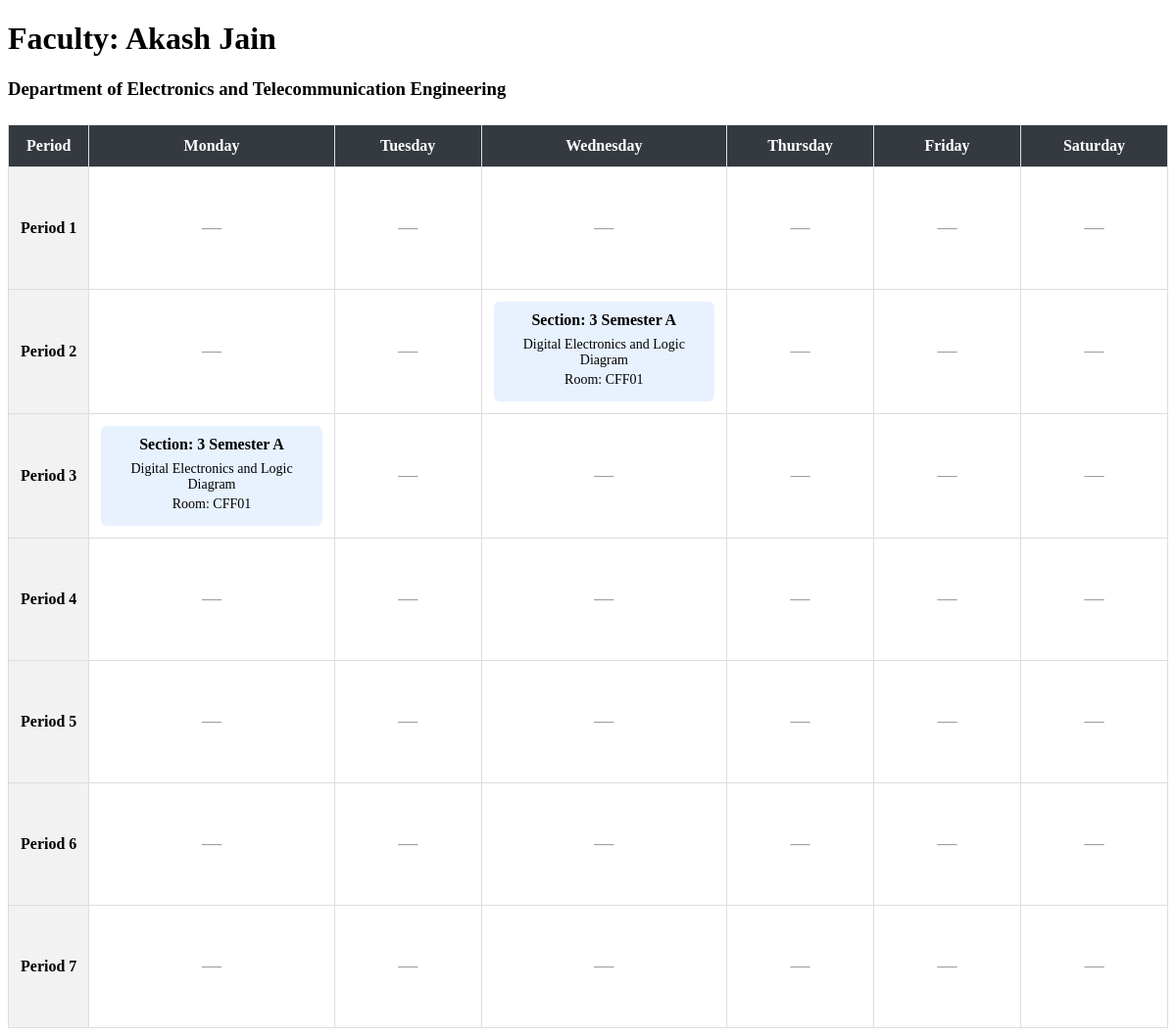
Screenshot of /scheduler/faculty/5/ with the database file from the repository.
### scheduler/models.py (models this page shows, shortened)
class Faculty(models.Model):
    first = models.CharField(max_length=64)
    last = models.CharField(max_length=64)
    department = models.ForeignKey(Department, on_delete=models.PROTECT, related_name="members")
    subjects = models.ManyToManyField(Subject, blank=True, related_name="faculty")

class Department(models.Model):
    name = models.CharField(max_length=64)
    def __str__(self):
        return f"Department of {self.name}"

class TimetableEntry(models.Model):
    DAY_CHOICES = [
        ("MON", "Monday"),
        ("TUE", "Tuesday"),
        ("WED", "Wednesday"),
        ("THU", "Thursday"),
        ("FRI", "Friday"),
        ("SAT", "Saturday"),
    ]
    PERIOD_CHOICES = [
        (i, f"Period {i}") for i in range(1, 8)
    ]
    day = models.CharField(max_length=3, choices=DAY_CHOICES)
    period = models.PositiveSmallIntegerField(choices=PERIOD_CHOICES)
    section = models.ForeignKey(Section, on_delete=models.PROTECT, related_name="timetable_entries")
    classroom = models.ForeignKey(Classroom, on_delete=models.PROTECT, related_name="timetable_entries")
    subject = models.ForeignKey(Subject, on_delete=models.PROTECT, related_name="timetable_entries")
    faculty = models.ForeignKey(Faculty, on_delete=models.PROTECT, related_name="timetable_entries")
    class Meta:
        constraints = [
            models.UniqueConstraint(
                fields=["section", "day", "period"],
                name="unique_section_slot"
            ),
            models.UniqueConstraint(
                fields=["faculty", "day", "period"],
                name="unique_faculty_slot"
            ),
            models.UniqueConstraint(
                fields=["classroom", "day", "period"],
                name="unique_classroom_slot"
            ),
        ]

class Section(models.Model):
    semester = models.PositiveSmallIntegerField()
    name = models.CharField(max_length=1)
    subjects = models.ManyToManyField(Subject, blank=True, related_name="sections")
    def __str__(self):
        return f"{self.semester} Semester {self.name}"

class Subject(models.Model):
    name = models.CharField(max_length=64)

class Classroom(models.Model):
    name = models.CharField(max_length=64)

### scheduler/views.py (the view)
# urls.py: path("faculty/<int:faculty_id>/", views.faculty_detail, name="faculty_detail"),
def faculty_detail(request, faculty_id):
    faculty = get_object_or_404(Faculty, id=faculty_id)
    entries = TimetableEntry.objects.filter(
        faculty=faculty
    ).select_related("subject", "section", "classroom")
    days = TimetableEntry.DAY_CHOICES
    periods = TimetableEntry.PERIOD_CHOICES
    entry_lookup = {
        (entry.day, entry.period): entry
        for entry in entries
    }
    timetable = []
    for period_number, period_label in periods:
        row = {
            "period_label": period_label,
            "cells": []
        }
        for day_code, day_label in days:
            entry = entry_lookup.get((day_code, period_number))
            row["cells"].append({"entry": entry})
        timetable.append(row)
    return render(request, "scheduler/faculty_detail.html", {
        "faculty": faculty,
        "days": days,
        "timetable": timetable,
    })

### scheduler/templates/scheduler/faculty_detail.html (shortened to what this page needs)
{% extends "scheduler/layout.html" %}
{% block body %}
<h1>Faculty: {{ faculty.first }} {{ faculty.last }}</h1>
<h3>{{ faculty.department }}</h3>
<div class="timetable-container">
    <table class="timetable">
        <thead>
            <tr>
                <th>Period</th>
                {% for day_code, day_label in days %}
                    <th>{{ day_label }}</th>
                {% endfor %}
            </tr>
        </thead>
        <tbody>
            {% for row in timetable %}
                <tr>
                    <th>{{ row.period_label }}</th>
                    {% for cell in row.cells %}
                        <td>
                            {% if cell.entry %}
                                <div class="lecture">
                                    <strong>
                                        Section: {{ cell.entry.section }}
                                    </strong>
                                    <p>
                                        {{ cell.entry.subject.name  }}
                                    </p>
                                    <p>
                                        Room: {{ cell.entry.classroom.name }}
                                    </p>
                                </div>
                            {% else %}
                                <span class="empty-slot">—</span>
                            {% endif %}
                        </td>
                    {% endfor %}
                </tr>
            {% empty %}
                <tr>
                    <td colspan="7">
                        No timetable periods configured.
                    </td>
                </tr>
            {% endfor %}
        </tbody>
    </table>
</div>
{% endblock %}

### scheduler/templates/scheduler/faculty_detail.html (style rules this page uses)
.timetable-container { width: 100%; overflow-x: auto; margin-top: 25px; }
.timetable { width: 100%; min-width: 900px; border-collapse: collapse; text-align: center; }
.timetable th, .timetable td { border: 1px solid #ddd; padding: 12px; }
.timetable thead th { background-color: #343a40; color: white; }
.timetable tbody th { background-color: #f2f2f2; white-space: nowrap; }
.timetable td { min-width: 125px; height: 100px; vertical-align: middle; }
.lecture { padding: 10px; border-radius: 6px; background-color: #e8f2ff; }
.lecture strong { display: block; margin-bottom: 8px; }
.lecture p { margin: 4px 0; font-size: 14px; }
.empty-slot { color: #999; font-size: 20px; }

### rows the page displays
Faculty: first "Akash", last "Jain", department "Department of Electronics and Telecommunication Engineering"
TimetableEntry: entry.section "3 Semester A", entry.subject.name "Digital Electronics and Logic Diagram", entry.classroom.name "CFF01"
TimetableEntry: entry.section "3 Semester A", entry.subject.name "Digital Electronics and Logic Diagram", entry.classroom.name "CFF01"

### other values shown
{{ day_label }} "Monday" "Tuesday" "Wednesday" "Thursday" "Friday" "Saturday"
{{ row.period_label }} "Period 1" "Period 2" "Period 3" "Period 4" "Period 5" "Period 6" "Period 7"
